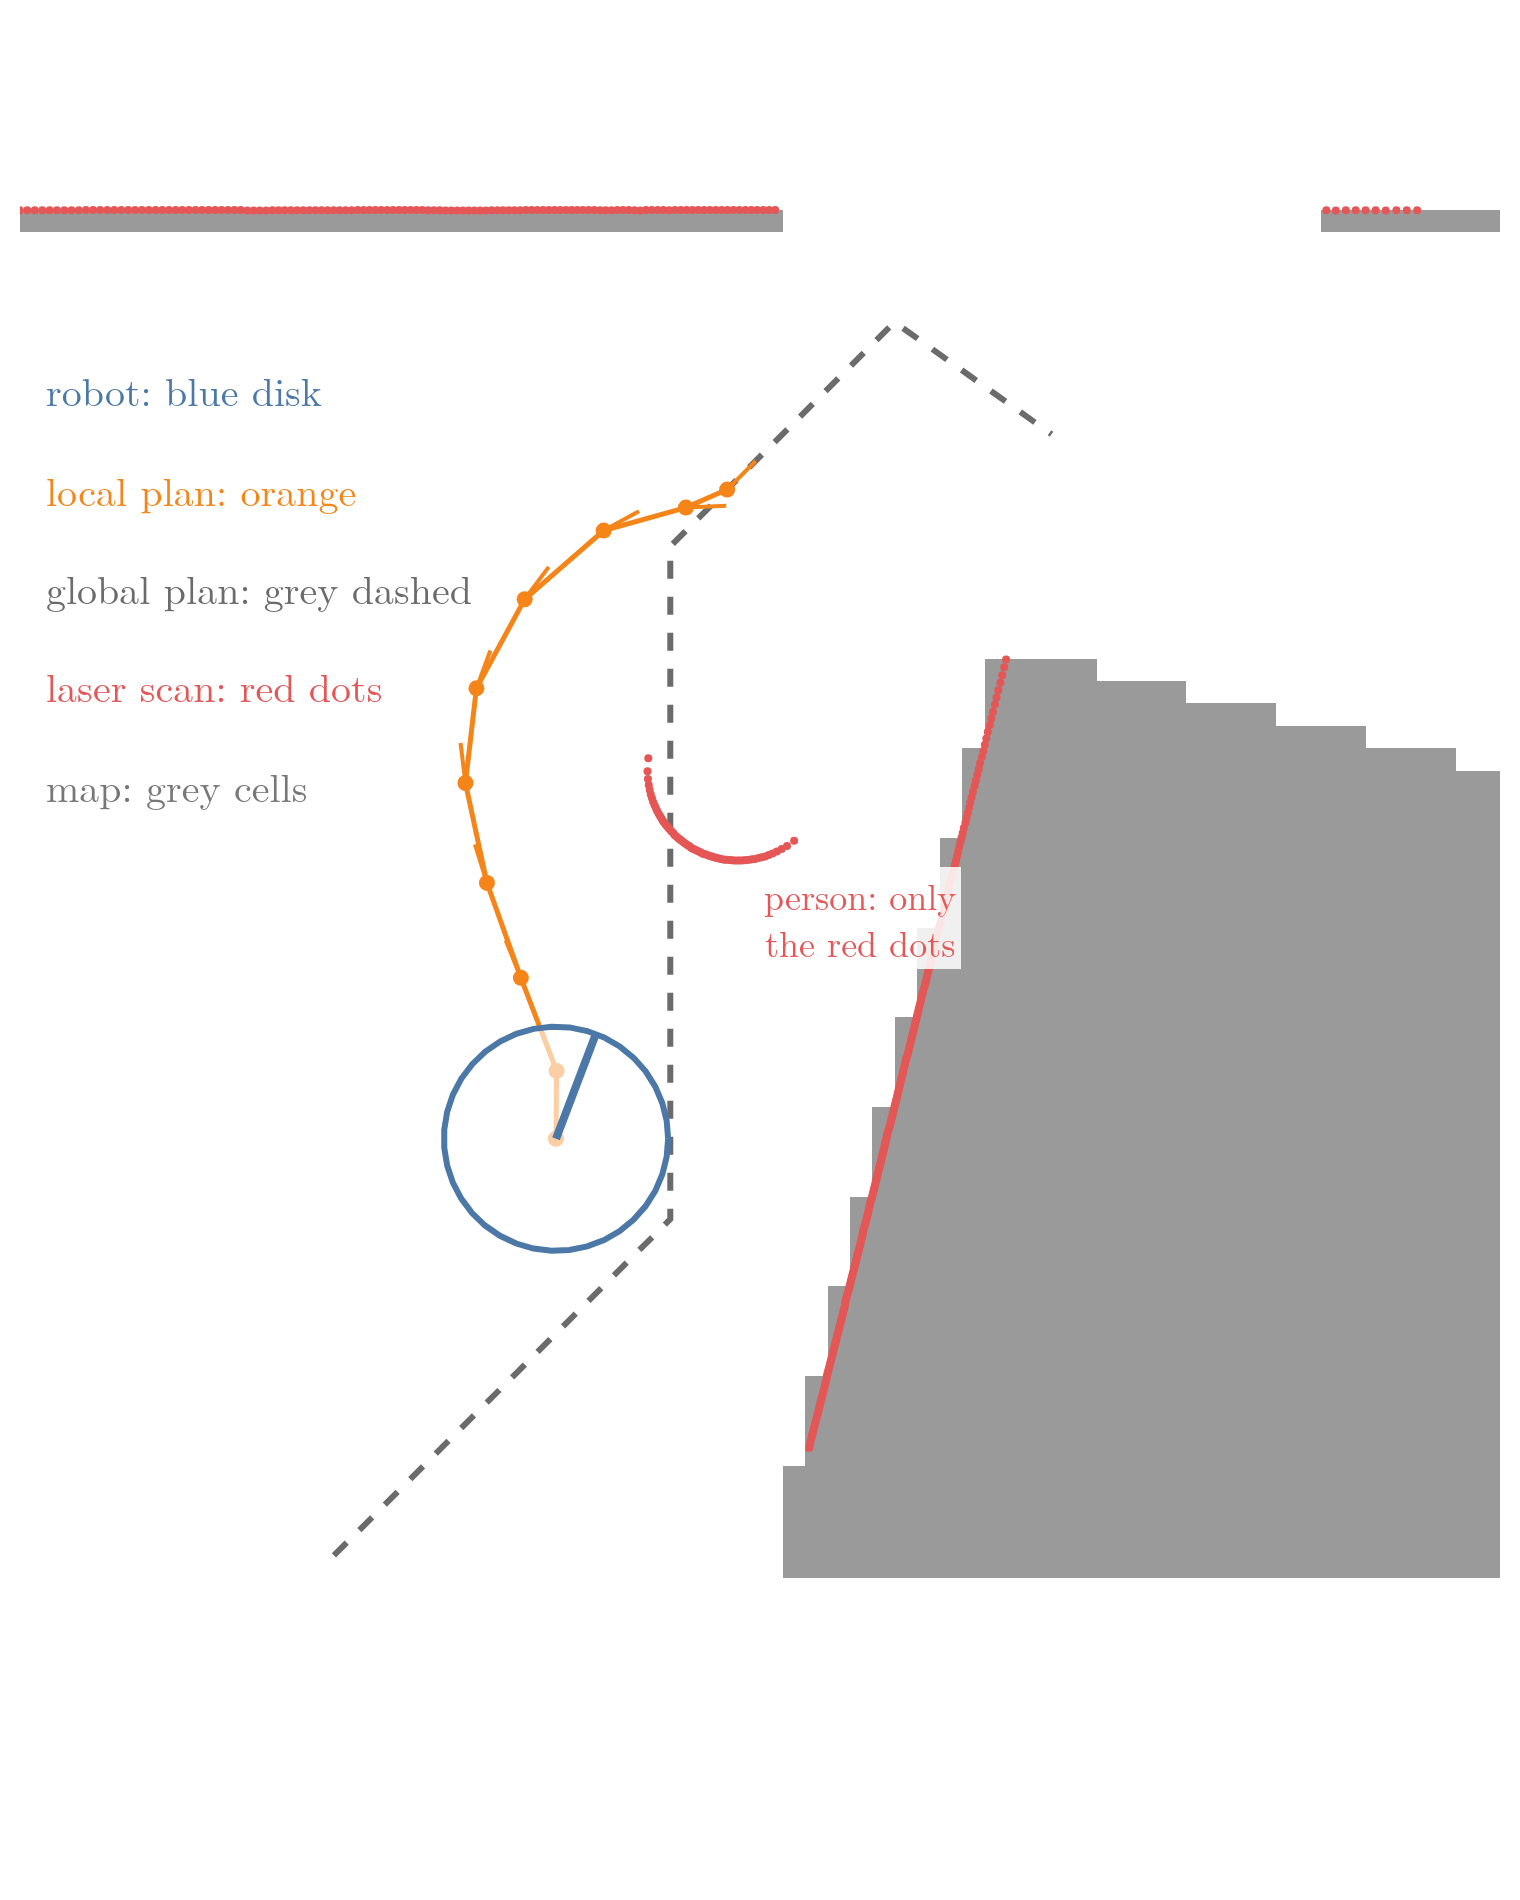

Python code for this plot:
"""Still: a sketch of what RViz draws for the room robot at 2.4 s, the moment the person steps in, made with Plotly
from the same data the topics carry: the map (/map, grey cells), the laser scan (/scan, red dots: 682 readings, the
nearest straight ahead 0.72 m away, on the person), the global plan (grey dashed), the local plan (/local_plan,
orange, bent left round the person) and the robot's footprint (blue disk). The person is not in the map: the
robot knows of them only through the red dots. Run -> rviz.png"""
from pathlib import Path

import bandkit as bk
import numpy as np
import plotly.graph_objects as go
import roomdraw as rd
import roskit as rk
from gifkit import BLUE, FONT, GREY, ORANGE, RED

here = Path(__file__).parent
o = rk.L[24]
s = rk.scan(2.4)
x, y, th = o["x"][:3]
keep = s["ranges"] < rk.RMAX - 1e-6
px = x + s["ranges"][keep] * np.cos(th + s["bearings"][keep])
py = y + s["ranges"][keep] * np.sin(th + s["bearings"][keep])
nx, ny = rk.MAP_CELLS
xc = (np.arange(nx) + 0.5) * rk.MAP_RES
yc = (np.arange(ny) + 0.5) * rk.MAP_RES
X, Y = np.meshgrid(xc, yc)
D = np.min([f(X, Y) for f in bk.obstacles(None)], axis=0)
G = (D <= rk.MAP_RES / 2 + 1e-9).astype(float)
G[G == 0] = np.nan
b = np.degrees(s["bearings"])
assert round(float(np.min(np.where(np.abs(b) < 30, s["ranges"], 99))), 2) == 0.72
fig = go.Figure()
fig.add_trace(go.Heatmap(z=G, x=xc, y=yc, colorscale=[[0, "#9A9A9A"], [1, "#9A9A9A"]], showscale=False))
fig.add_trace(go.Scatter(x=rk.ROUTE_PTS[:, 0], y=rk.ROUTE_PTS[:, 1], mode="lines", line=dict(color=GREY, width=3,
                         dash="dash")))
rd.band(fig, o["P"], ORANGE, size=8)
fig.add_trace(go.Scatter(x=px, y=py, mode="markers", marker=dict(size=4, color=RED)))
rd.robot(fig, x, y, th, BLUE)
for txt, yy, col in (("map: grey cells", 0.62, "#777777"), ("laser scan: red dots", 0.84, RED),
                     ("global plan: grey dashed", 1.06, GREY), ("local plan: orange", 1.28, ORANGE),
                     ("robot: blue disk", 1.50, BLUE)):
    fig.add_annotation(x=1.35, y=yy + 2.1, text=txt, showarrow=False, xanchor="left", font=dict(size=20, color=col),
                       bgcolor="rgba(255,255,255,0.85)")
fig.add_annotation(x=2.95, y=2.42, text="person: only<br>the red dots", showarrow=False, xanchor="left",
                   font=dict(size=18, color=RED), bgcolor="rgba(255,255,255,0.85)")
rd.axes(fig)
fig.update_layout(template="simple_white", font=FONT, width=760, height=950, showlegend=False,
                  margin=dict(l=10, r=10, t=10, b=10))
fig.write_image(here / "rviz.png", scale=2)
